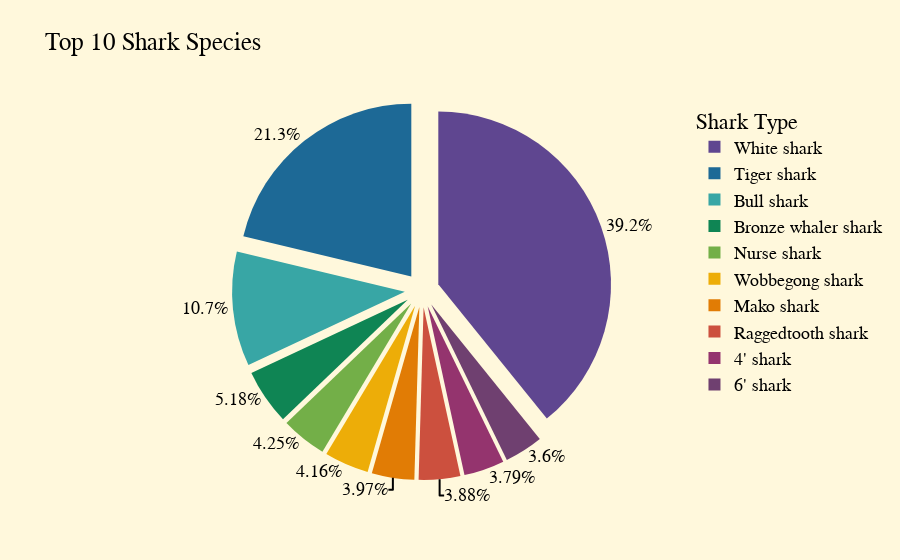

This figure's notebook cell:
### Code cell
# Visualization - I won't be including first two rows of this dataFrame because the species of Shark is unknwon
fig = px.pie(data_frame = bySpecies_count.iloc[2:12,:],
             values = 'Count',
             names = 'Species',
             title = 'Top 10 Shark Species',
             color_discrete_sequence=px.colors.qualitative.Prism
             )

fig.update_traces(textposition ='outside',
                  textinfo = 'percent', pull = [0.1]*10)
fig.update_layout(paper_bgcolor='cornsilk',
                  legend_title = 'Shark Type',
                  font = dict(
                      family = "Courier New, monospace",
                      size = 18,
                      color = 'black'
                  ))

fig.show()

### Figure 1 — Plotly figure (JSON) as saved in the notebook; plotly's stock layout.template omitted (floating-point values rounded to 4 significant figures)
{"data": [{"domain": {"x": [0.0, 1.0], "y": [0.0, 1.0]}, "hovertemplate": "Species=%{label}<br>Count=%{value}<extra></extra>", "labels": ["White shark", "Tiger shark", "Bull shark", "Bronze whaler shark", "Nurse shark", "Wobbegong shark", "Mako shark", "Raggedtooth shark", "4' shark", "6' shark"], "legendgroup": "", "name": "", "pull": [0.1, 0.1, 0.1, 0.1, 0.1, 0.1, 0.1, 0.1, 0.1, 0.1], "showlegend": true, "textinfo": "percent", "textposition": "outside", "type": "pie", "values": [424, 230, 116, 56, 46, 45, 43, 42, 41, 39]}], "layout": {"font": {"color": "black", "family": "Courier New, monospace", "size": 18}, "legend": {"title": {"text": "Shark Type"}, "tracegroupgap": 0}, "paper_bgcolor": "cornsilk", "piecolorway": ["rgb(95, 70, 144)", "rgb(29, 105, 150)", "rgb(56, 166, 165)", "rgb(15, 133, 84)", "rgb(115, 175, 72)", "rgb(237, 173, 8)", "rgb(225, 124, 5)", "rgb(204, 80, 62)", "rgb(148, 52, 110)", "rgb(111, 64, 112)", "rgb(102, 102, 102)"], "title": {"text": "Top 10 Shark Species"}}}
